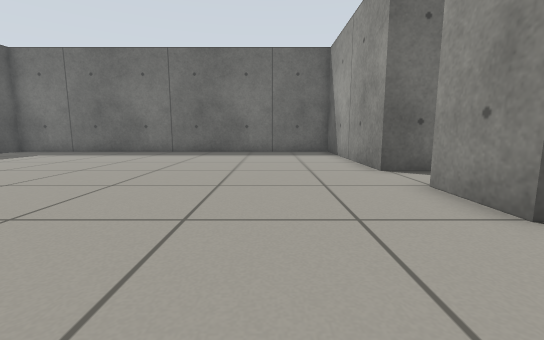
[1] (above)

13 first-person views from a walk through a world built for the Gazebo simulator. The camera is 0.5 m above the floor, tilts 8° down and sees 90° across. The floor is counted in squares, 0.5 m on a side. Each view is taken from the middle of a square. On the plan, view 1 faces up. The plan holds only what a view shows up to about 11 squares ahead; the rest is blank.

[2]
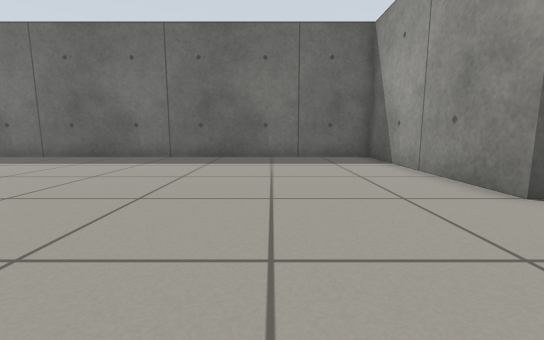

[3]
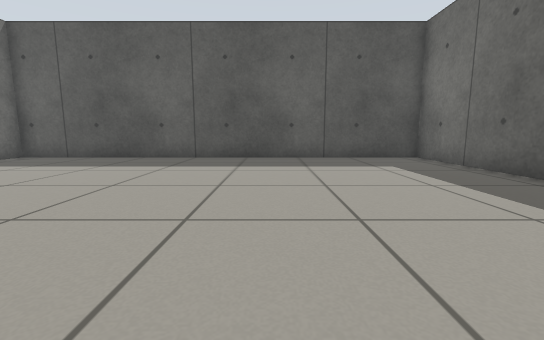

[4]
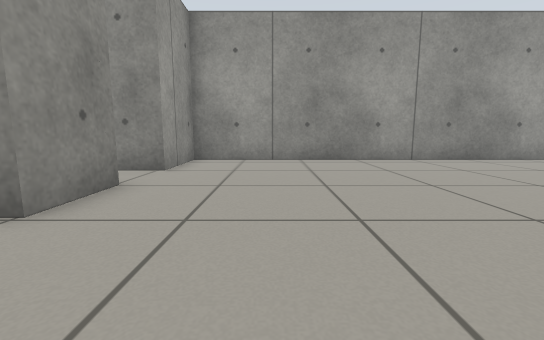

[5]
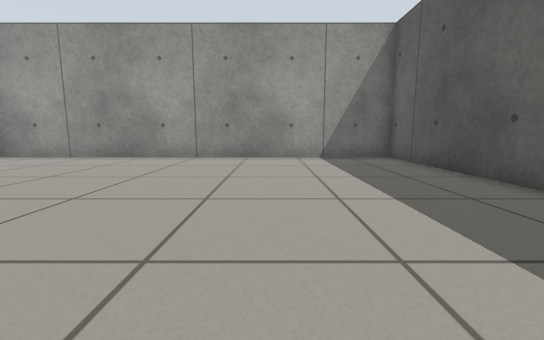

[6]
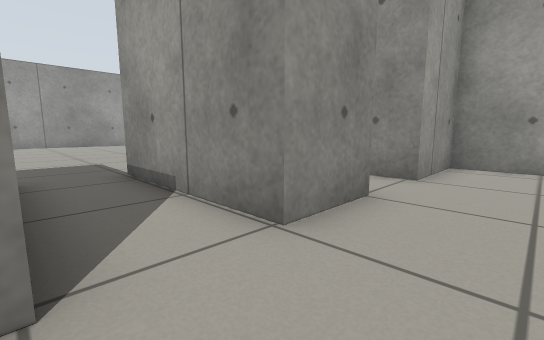

[7]
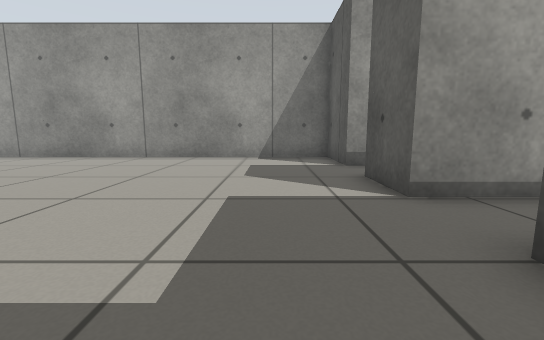

[8]
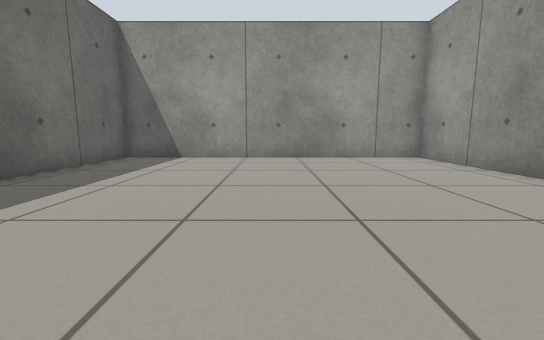

[9]
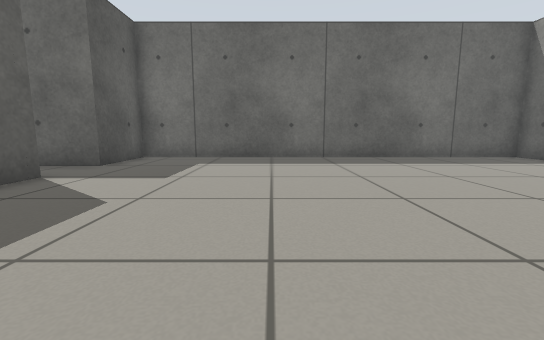

[10]
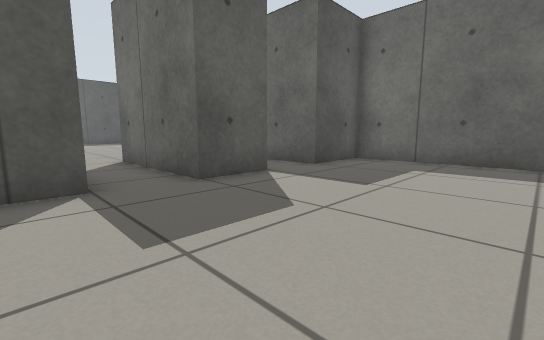

[11]
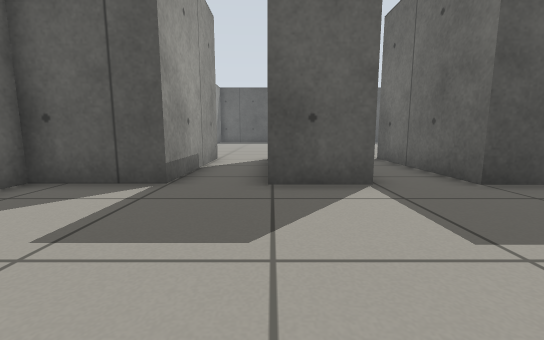

[12]
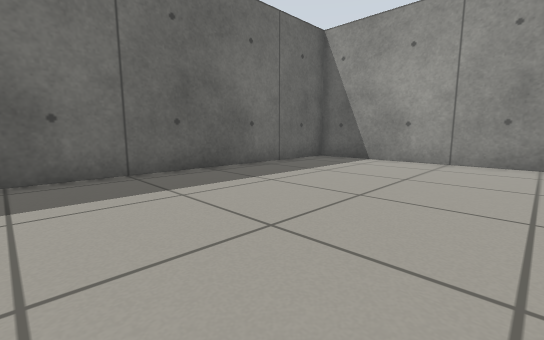

[13]
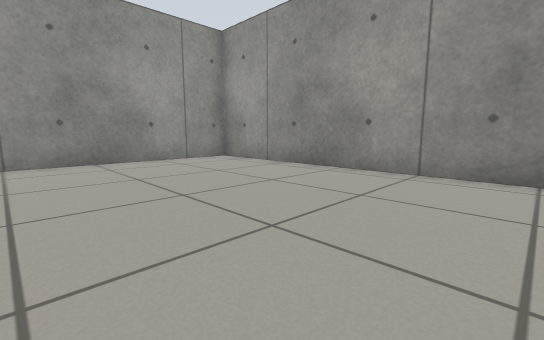

### Floor plan
Points are (right, up) in squares from view 1. A wall is a line through its corners. A room is listed if a view was taken in it or the views show most of it. See-through windows are left out.
Room 1 (views 1, 2, 3, 4, 5, 6)
walls: (2.8, 7) (2.8, 13.7) (-12.6, 13.7) (-12.6, -1.7) (2.8, -1.7) (2.8, 1); (2.8, 2.9) (2.8, 4.9)
ways out: opening at (3, 2) to room 2; opening at (3, 6) to room 2
Room 2 (views 7, 8, 9, 10, 11, 12, 13)
walls: (2.8, 4.9) (7.9, 4.9) (7.9, 2.9) (2.8, 2.9); (2.8, 1) (7.9, 1) (7.9, -1.7) (22.6, -1.7) (22.6, 9.7) (7.9, 9.7) (7.9, 7) (2.8, 7)
ways out: opening at (3, 2) to room 1; opening at (3, 6) to room 1

Where each view was taken, in squares from view 1:
view 1: 0 up, 0 right, facing up
view 2: 3 up, 1 left, facing up
view 3: 8 up, 2 left, facing left
view 4: 8 up, 0 right, facing down
view 5: 9 up, 8 left, facing down
view 6: 7 up, 1 right, facing down-right
view 7: 9 up, 10 right, facing down
view 8: 4 up, 12 right, facing right
view 9: 1 down, 13 right, facing up
view 10: 0 up, 13 right, facing up-left
view 11: 3 up, 13 right, facing left
view 12: 3 up, 13 right, facing up-right
view 13: 5 up, 13 right, facing down-right
